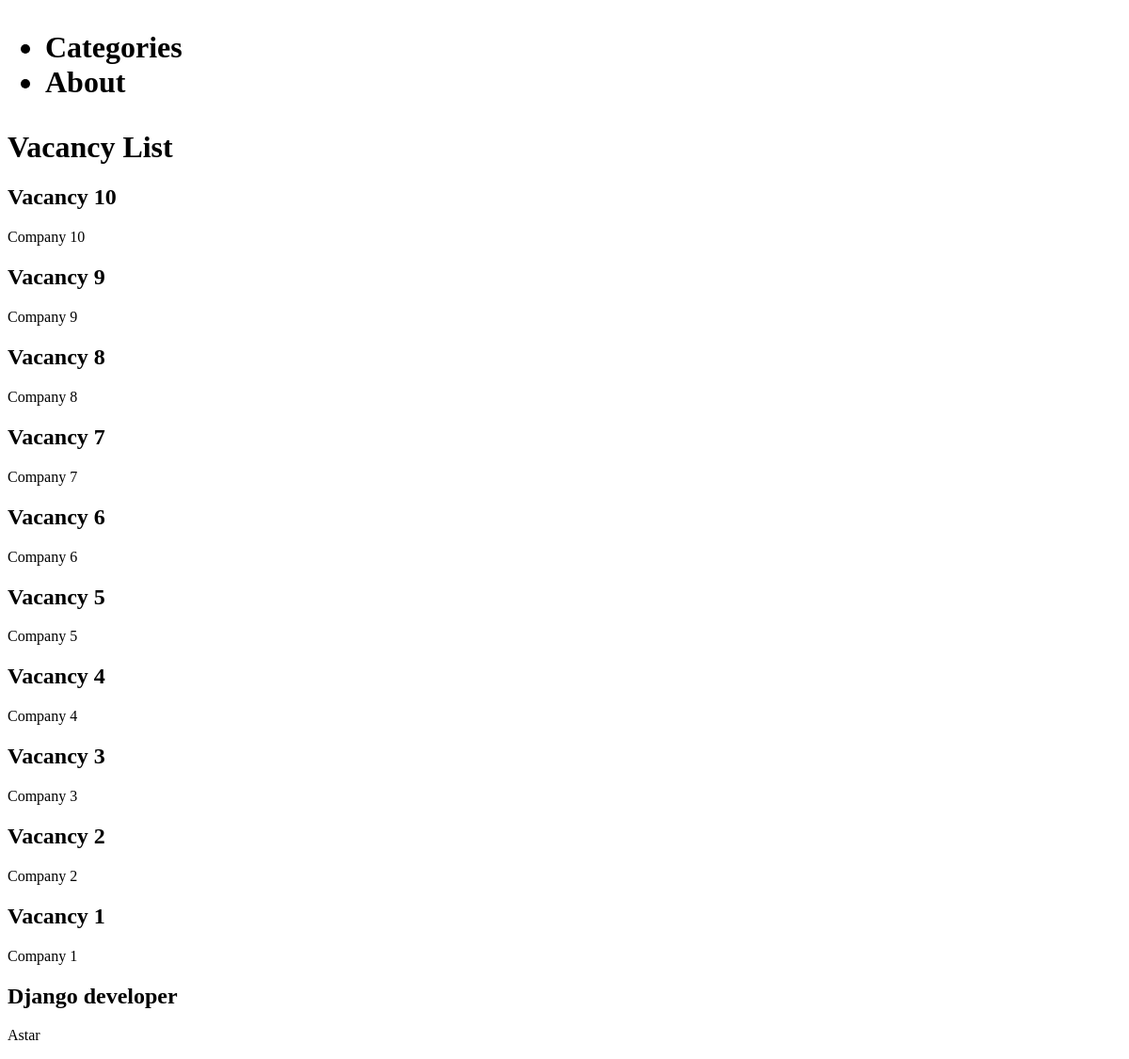
Page /vacancy/list/ on the earlier database version.
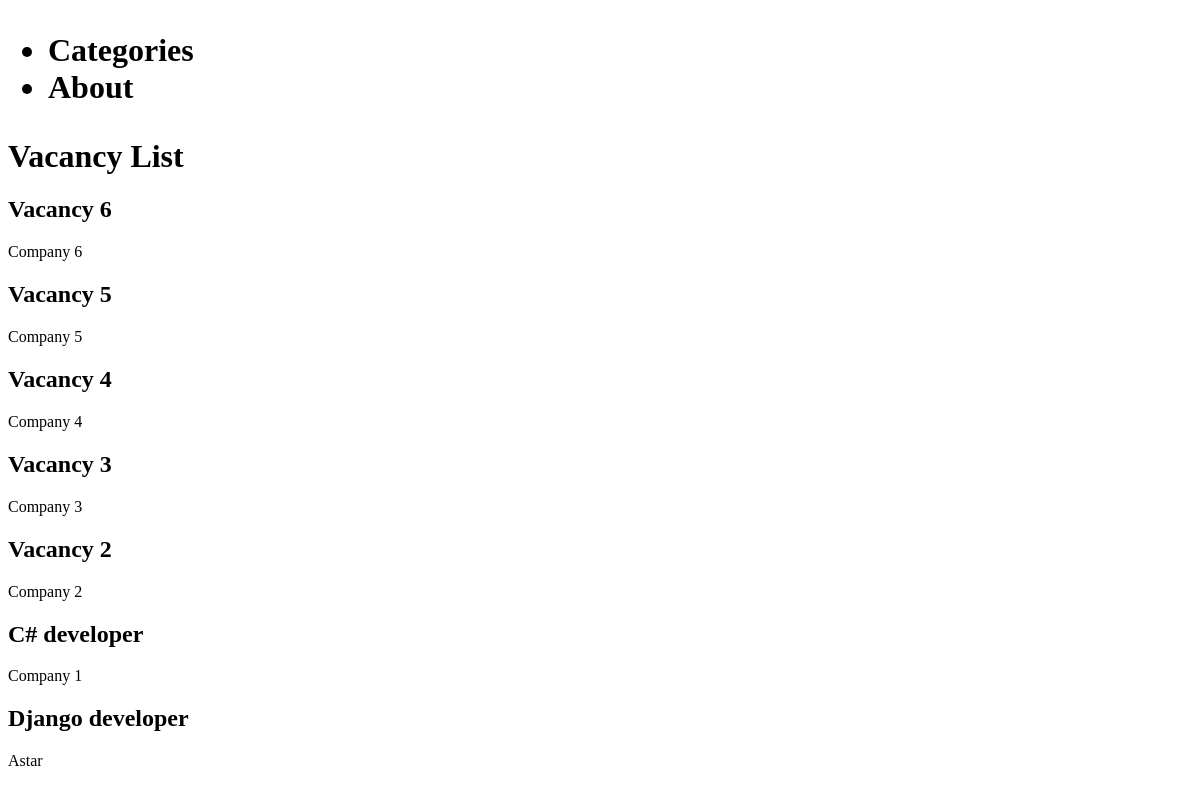
Same page on the later database version.
### vacancy/models.py (models this page shows, shortened)
class Vacancy(models.Model):
    class TypeChoices(models.TextChoices):
        OFFICE = "OF", "Office"
        REMOTE = "RE", "Remote"
        HYBRID = "HY", "Hybrid"
    class GradeChoices(models.TextChoices):
        INTERN      = "IN", "Intern"
        JUNIOR      = "JR", "Junior"
        MIDDLE      = "MD", "Middle"
        SENIOR      = "SR", "Senior"
        ARCHITECT   = "AR", "Architect"
    class Status(models.IntegerChoices):
        DRAFT = 0, "DRAFT"
        ACTIVE = 1, "ACTIVE"
    title = models.CharField(max_length=100, verbose_name="Vacancy Title")
    company = models.CharField(max_length=100, verbose_name="Vacancy Company")
    position = models.CharField(max_length=100, verbose_name="Vacancy Position")
    work_type = models.CharField(
        max_length=2,
        choices=TypeChoices.choices,
        verbose_name="Vacancy Type"
    )
    grade = models.CharField(
        max_length=2,
        choices = GradeChoices.choices,
        blank=True,
        verbose_name="Vacancy Grade"
    )
    salary_min = models.PositiveBigIntegerField(null=True, blank=True, verbose_name="Vacancy Salary")
    salary_max = models.PositiveBigIntegerField(null=True, blank=True, verbose_name="Vacancy Salary")
    salary_currency = models.CharField(max_length=3, blank=True, verbose_name="Vacancy Salary Currency")
    experience_min = models.PositiveIntegerField(null=True, blank=True, verbose_name="Vacancy Experience Min")
    experience_max = models.PositiveIntegerField(null=True, blank=True, verbose_name="Vacancy Experience Max")
    priorities = models.TextField(blank=True, verbose_name="Vacancy Priorities")
    requirements = models.TextField(blank=True, verbose_name="Vacancy Requirements")
    responsibilities = models.TextField(blank=True, verbose_name="Vacancy Responsibilities")
    employment = models.CharField(max_length=100, blank=True, verbose_name="Vacancy Employment")
    reg_method = models.CharField(max_length=100, blank=True, verbose_name="Vacancy Registration")
    email = models.EmailField(blank=True, verbose_name="Vacancy Email")
    phone = models.CharField(max_length=100, blank=True, verbose_name="Vacancy Phone")
    telegram = models.CharField(max_length=200, blank=True, verbose_name="Vacancy Telegram")
    location = models.CharField(max_length=255, blank=True, verbose_name="Vacancy Location")
    category = models.ForeignKey(
        Category,
        on_delete=models.PROTECT,
        related_name="vacancies",
        verbose_name="Vacancy Category")
    tags = models.ManyToManyField(
        Tag,
        blank=True,
        related_name="vacancies",
        verbose_name="Vacancy Tags")
    source = models.ForeignKey(
        Source,
        on_delete=models.PROTECT,
        related_name="vacancies",
        verbose_name="Vacancy Source")
    source_url = models.URLField(unique=True, verbose_name="Vacancy Source URL")
    slug = models.SlugField(max_length = 255, unique = True, db_index=True)
    created_at = models.DateTimeField(auto_now_add=True)
    updated_at = models.DateTimeField(auto_now=True)
    is_active = models.BooleanField(choices=Status.choices, default=Status.ACTIVE, verbose_name="Vacancy Status")
    objects  = models.Manager()
    actives = ActiveManager()
    class Meta:
        ordering = ["-created_at"]
        indexes = [
            models.Index(fields=["created_at"]),
        ]
        verbose_name = "Vacancy"
        verbose_name_plural = "Vacancies"

### vacancy/views.py (the view)
# urls.py: path("list/", views.vacancy_list, name = "vacancy_list"),
def vacancy_list(request):
    queryset = Vacancy.objects.all()
    data = {
        "title": "Vacancy List",
        "menu": header_menu,
        "vacancy_list": queryset,
    }
    return render(request, "vacancy/vacancy_list.html", context = data)

### vacancy/templates/vacancy/vacancy_list.html (shortened to what this page needs)
<!DOCTYPE html>
<html lang="en">
<head>
</head>
<body>
<h1>
    <ul>
    {% for m in menu %}
        <li>{{ m.name}}</li>
    {% endfor %}
    </ul>
</h1>
<h1>
    Vacancy List
</h1>
{% for v in vacancy_list %}
<h2>{{ v.title }}</h2>
<p>{{ v.company }}</p>
{% endfor %}
</body>
</html>

Differences in the rows shown:
removed Vacancy: title "Vacancy 10", company "Company 10"
removed Vacancy: title "Vacancy 9", company "Company 9"
removed Vacancy: title "Vacancy 8", company "Company 8"
removed Vacancy: title "Vacancy 7", company "Company 7"
changed Vacancy "Company 1": title "Vacancy 1" → "C# developer"
